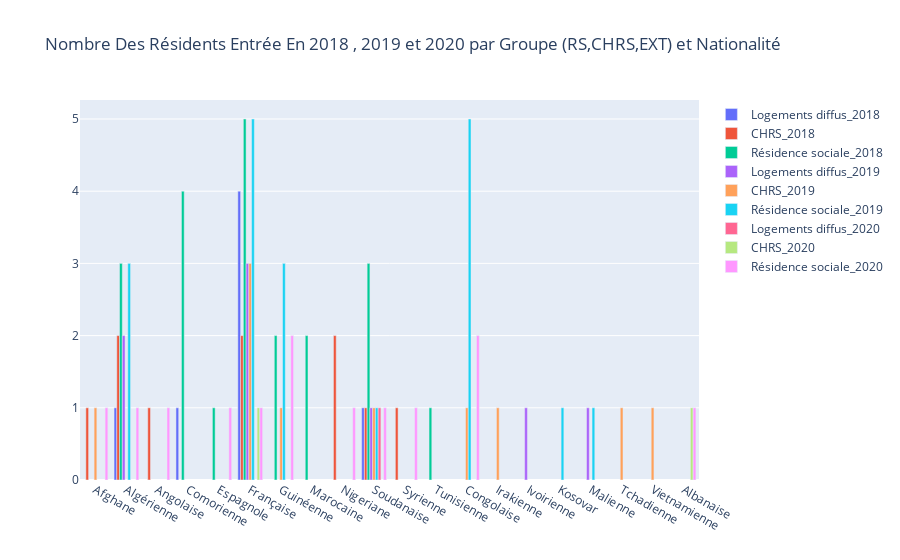
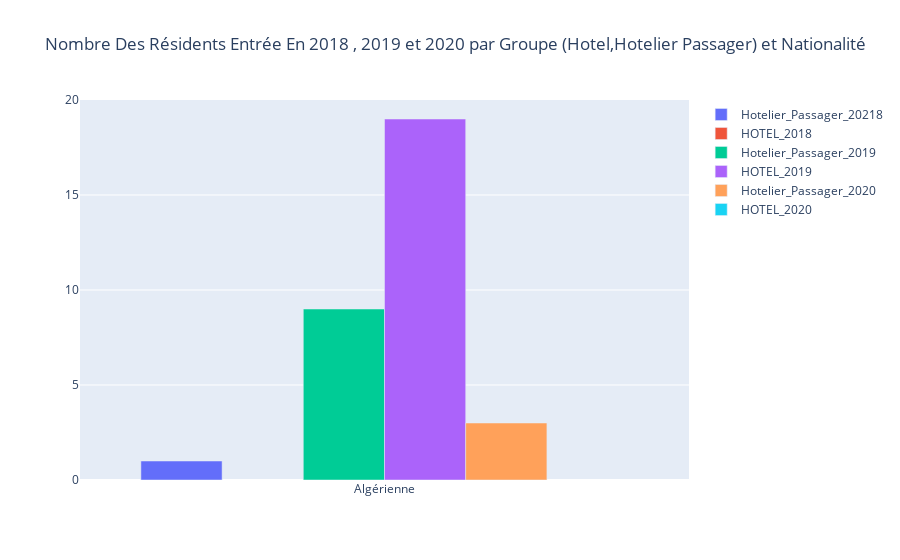

Notebook code cell kept with these figures, in order:
### Code cell
'Nombre Des Résidents Entrée En 2018 , 2019 et 2020 par Groupe (RS,CHRS,EXT) et Nationalité' et
'Nombre Des Résidents Entrée En 2018 , 2019 et 2020 par Groupe (Hotel,Hotelier Passager) et Nationalité'

### Figure 1 — Plotly figure (JSON) as saved in the notebook; plotly's stock layout.template omitted (floating-point values rounded to 4 significant figures)
{"data": [{"name": "Logements diffus_2018", "type": "bar", "x": ["Afghane", "Algérienne", "Angolaise", "Comorienne", "Espagnole", "Française", "Guinéenne", "Marocaine", "Nigeriane", "Soudanaise", "Syrienne", "Tunisienne "], "y": [null, 1, null, 1, null, 4, null, null, null, 1, null, null]}, {"name": "CHRS_2018", "type": "bar", "x": ["Afghane", "Algérienne", "Angolaise", "Comorienne", "Espagnole", "Française", "Guinéenne", "Marocaine", "Nigeriane", "Soudanaise", "Syrienne", "Tunisienne "], "y": [1, 2, 1, null, null, 2, null, null, 2, 1, 1, null]}, {"name": "Résidence sociale_2018", "type": "bar", "x": ["Afghane", "Algérienne", "Angolaise", "Comorienne", "Espagnole", "Française", "Guinéenne", "Marocaine", "Nigeriane", "Soudanaise", "Syrienne", "Tunisienne "], "y": [null, 3, null, 4, 1, 5, 2, 2, null, 3, null, 1]}, {"name": "Logements diffus_2019", "type": "bar", "x": ["Afghane", "Algérienne", "Congolaise", "Française", "Guinéenne", "Irakienne", "Ivoirienne", "Kosovar ", "Malienne", "Soudanaise", "Tchadienne", "Vietnamienne"], "y": [null, 2, null, 3, null, null, 1, null, 1, 1, null, null]}, {"name": "CHRS_2019", "type": "bar", "x": ["Afghane", "Algérienne", "Congolaise", "Française", "Guinéenne", "Irakienne", "Ivoirienne", "Kosovar ", "Malienne", "Soudanaise", "Tchadienne", "Vietnamienne"], "y": [1, null, 1, 3, 1, 1, null, null, null, 1, 1, 1]}, {"name": "Résidence sociale_2019", "type": "bar", "x": ["Afghane", "Algérienne", "Congolaise", "Française", "Guinéenne", "Irakienne", "Ivoirienne", "Kosovar ", "Malienne", "Soudanaise", "Tchadienne", "Vietnamienne"], "y": [null, 3, 5, 5, 3, null, null, 1, 1, 1, null, null]}, {"name": "Logements diffus_2020", "type": "bar", "x": ["Afghane", "Albanaise", "Algérienne", "Angolaise", "Congolaise", "Espagnole", "Française", "Guinéenne", "Nigeriane", "Soudanaise", "Syrienne", null], "y": [null, null, null, null, null, null, null, null, null, 1, null, null]}, {"name": "CHRS_2020", "type": "bar", "x": ["Afghane", "Albanaise", "Algérienne", "Angolaise", "Congolaise", "Espagnole", "Française", "Guinéenne", "Nigeriane", "Soudanaise", "Syrienne", null], "y": [null, 1, null, null, null, null, 1, null, null, null, null, null]}, {"name": "Résidence sociale_2020", "type": "bar", "x": ["Afghane", "Albanaise", "Algérienne", "Angolaise", "Congolaise", "Espagnole", "Française", "Guinéenne", "Nigeriane", "Soudanaise", "Syrienne", null], "y": [1, 1, 1, 1, 2, 1, 1, 2, 1, 1, 1, null]}], "layout": {"barmode": "group", "title": {"text": "Nombre Des Résidents Entrée En 2018 , 2019 et 2020 par Groupe (RS,CHRS,EXT) et Nationalité"}}}

### Figure 2 — Plotly figure (JSON) as saved in the notebook; plotly's stock layout.template omitted (floating-point values rounded to 4 significant figures)
{"data": [{"name": "Hotelier_Passager_20218", "type": "bar", "x": ["Algérienne"], "y": [1]}, {"name": "HOTEL_2018", "type": "bar", "x": ["Algérienne"], "y": [null]}, {"name": "Hotelier_Passager_2019", "type": "bar", "x": ["Algérienne"], "y": [9]}, {"name": "HOTEL_2019", "type": "bar", "x": ["Algérienne"], "y": [19]}, {"name": "Hotelier_Passager_2020", "type": "bar", "x": ["Algérienne"], "y": [3]}, {"name": "HOTEL_2020", "type": "bar", "x": ["Algérienne"], "y": [null]}], "layout": {"barmode": "group", "title": {"text": "Nombre Des Résidents Entrée En 2018 , 2019 et 2020 par Groupe (Hotel,Hotelier Passager) et Nationalité"}}}
